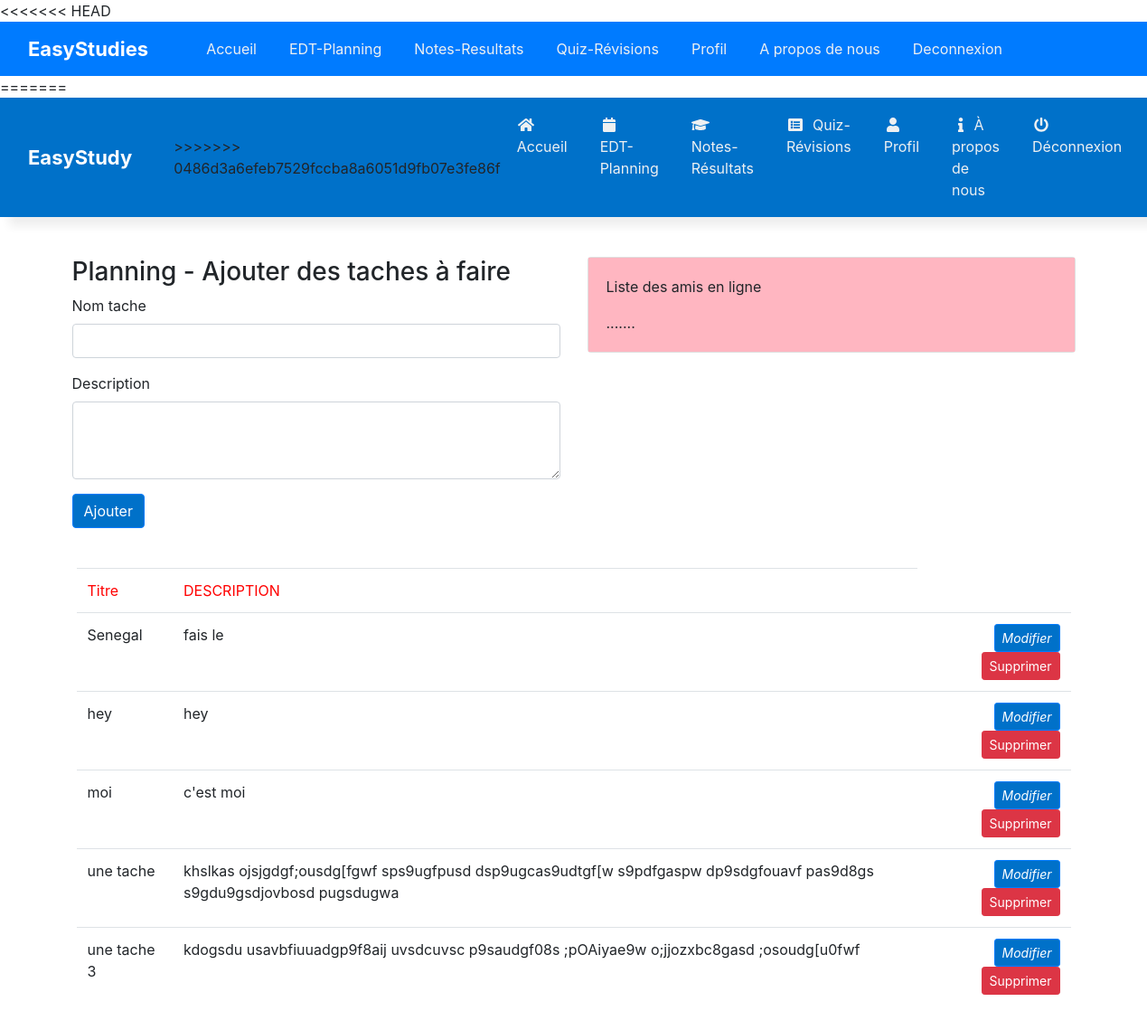
Page /edtPlanning.php (signed in) on the committed database.
### tables this page shows
CREATE TABLE `tache` (
  `id` int(255) NOT NULL,
  `nomT` varchar(255) NOT NULL,
  `descriptionT` varchar(255) NOT NULL,
  `idUser` int(255) NOT NULL
);

### edtPlanning.php (the view, shortened to what this page needs)
<?php
$idd=$_SESSION['id'];
?>
<!DOCTYPE html>
<html>
<head>
	<link rel="stylesheet" type="text/css" href="bootstrap.min.css">
	<link rel="stylesheet" type="text/css" href="style/edtStyle.css">
</head>
<body>
	<?php require("header.php") ?>
<br>
<div class="container">
	<div class="row">
		<div class="col-sm-12 col-lg-6">
			<h3>Planning - Ajouter des taches à faire</h3>
			<form method="post">
				<div class="form-group">
					<label for="exampleFormControlInput1">Nom tache</label>
					<input type="text" class="form-control" name="nomT" >
				</div>
				<div class="form-group">
					<label for="exampleFormControlTextarea1">Description</label>
					<textarea class="form-control" name="descT" rows="3"></textarea>
				</div>
				<button type="submit" class="btn btn-primary" name="sub">Ajouter</button>
			</form><br>
		</div>
		<div class="col-sm-12 col-lg-6">
			<div class="card card-profile">
          		<div class="card-body" style="background-color:lightpink">
            		<p class="card-description" >Liste des amis en ligne</p>
              		.......
          		</div>
        	</div>
		</div>
	</div>
</div>
<div class="container">
  <div class="row">
  	<div class="card-body">
    	<div class="tab-content">
        	<div class="tab-pane active" id="profile">
            	<table class="table">
            		<tbody>
               		 	<tr>
                			<td style="color: red;" >Titre</td>
                			<td style="color: red;" >DESCRIPTION</td></tr>
                		<?php require_once('logDb.php'); $sql=$dbb->query("SELECT * FROM tache where idUser=$idd");
                    	while($donnees=$sql->fetch()){
                		?>
                		<tr>
                			<td><?php echo $donnees['nomT'];?></td>
                			<td><?php echo $donnees['descriptionT'];?></td>
                			<td class="td-actions text-right">
                    			<button type="button" rel="tooltip" title="Edit Task" class="btn btn-primary btn-link btn-sm" style="text-decoration: none;">
                    			<i class="material-icons" style="color: white;">Modifier</i>
                    			</button>
                    			<button type="button" rel="tooltip" title="Remove" class="btn btn-danger btn-link btn-sm" style="text-decoration: none;" >
                   				<a href='edtPlanning.php?del_task=<?php echo $donnees['id'] ?>' onclick="return confirm('Etes vous sur de vouloir supprimer cette tache? Cette action est irréversible')" class="material-icons" style="color: white; text-decoration: none">Supprimer</a>
                   				 </button>
                			</td>
                		</tr>
                    	<?php } ?>
            		</tbody>
            	</table>
        	</div>
        </div>
    </div>
  </div>
</div>
</body>
</html>

### style/style.css (style rules this page uses)
body, html { margin: 0px; padding: 0px; }
.btn.btn-primary { background: #0071c9; color: white; -webkit-transition: all 0.4s; text-decoration: none; }
a { color: #777777; text-decoration: underline; }

### rows in the picture
tache: nomT "Senegal", descriptionT "fais le"
tache: nomT "hey", descriptionT "hey"
tache: nomT "moi", descriptionT "c'est moi"
tache: nomT "une tache", descriptionT "khslkas ojsjgdgf;ousdg[fgwf sps9ugfpusd dsp9ugcas9udtgf[w s9pdfgaspw dp9sdgfouavf pas9d8gs s9gdu9gsdjovbosd pugsdugwa"
tache: nomT "une tache 3", descriptionT "kdogsdu usavbfiuuadgp9f8aij uvsdcuvsc p9saudgf08s ;pOAiyae9w o;jjozxbc8gasd ;osoudg[u0fwf"
